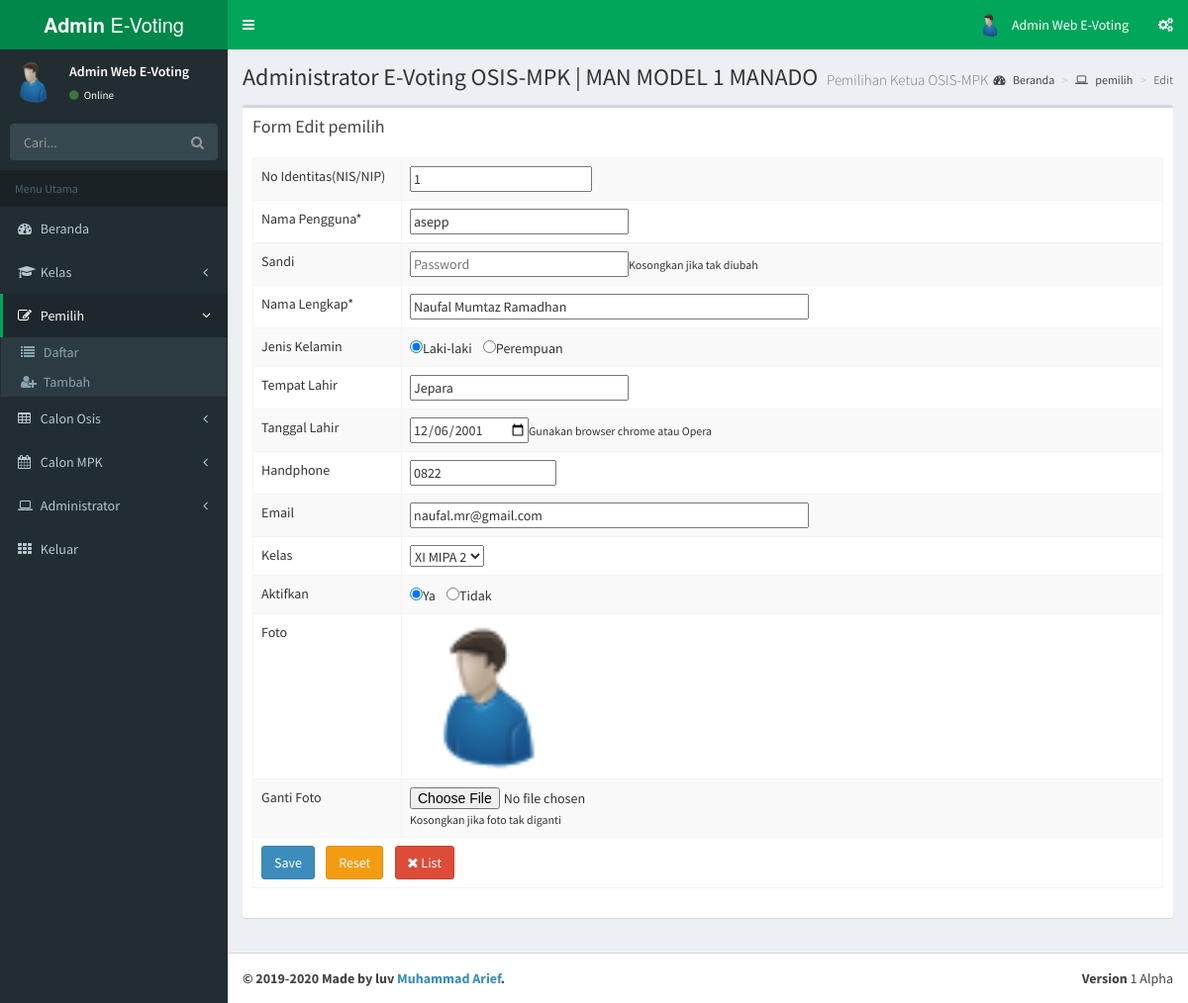
The app's page /admin/menuindex.php?u=pemilih&s=edit&nis=1 (signed in) with its own data.
### tables this page shows
CREATE TABLE `pemilih` (
  `nis` varchar(16) NOT NULL,
  `username` varchar(25) NOT NULL,
  `password` varchar(32) NOT NULL,
  `nama` varchar(50) NOT NULL,
  `jk` varchar(1) NOT NULL,
  `tempatlahir` varchar(30) NOT NULL,
  `tanggallahir` date NOT NULL,
  `idkelas` varchar(2) NOT NULL,
  `email` varchar(50) NOT NULL,
  `hp` varchar(15) NOT NULL,
  `aktif` enum('Y','T') NOT NULL DEFAULT 'T',
  `memilih` varchar(1) NOT NULL,
  `foto` varchar(50) NOT NULL
);

CREATE TABLE `kelas` (
  `idkelas` int(2) NOT NULL,
  `kelas` varchar(30) NOT NULL,
  `jumlah` int(2) NOT NULL
);

### admin/modul/pemilih/edit.php (the view)
<?php include "atas.php"; ?>
<div class="content-wrapper">
	<section class="content-header">
		<h1>
			Administrator E-Voting OSIS-MPK | MAN MODEL 1 MANADO
			<small>Pemilihan Ketua OSIS-MPK</small>
		</h1>
		<ol class="breadcrumb">
			<li><a href="."><i class="fa fa-dashboard"></i> Beranda</a></li>
			<li><a href="?u=pemilih"><i class="fa fa-laptop"></i> pemilih</a></li>
			<li class="active">Edit</li>
		</ol>
	</section>
	<section class="content">
		<div class="row">
			<div class="col-xs-12">
				<div class="box">
					<div class="box-header">
						<h3 class="box-title">Form Edit pemilih</h3>
					</div>
					<div class="box-body">
						<?php
						$id = $_GET['nis'];
						include "../aksesDB.php";
						$sql = "SELECT * FROM pemilih WHERE nis='$id'";
						$query = mysqli_query($sambungDB, $sql);
						$r = mysqli_fetch_assoc($query);
						?>
						<form action="?u=pemilih&s=update" method="post" enctype="multipart/form-data">
							<table id="pilkasis1" class="table table-bordered table-hover table-striped">
								<tbody>
									<tr>
										<td width=150>No Identitas(NIS/NIP)</td>
										<td><input type="number" name="nis" value="<?php echo $r['nis']; ?>" readonly /></td>
									</tr>
									<tr>
										<td width=150>Nama Pengguna*</td>
										<td><input type="text" name="username" placeholder="Username" size="25px" maxlength="25px" value="<?php echo $r['username']; ?>" required /></td>
									</tr>
									<tr>
										<td>Sandi</td>
										<td><input type="password" name="password" placeholder="Password" size="25px" maxlength="32px" /><small>Kosongkan jika tak diubah</small></td>
									</tr>
									<tr>
										<td>Nama Lengkap*</td>
										<td><input type="text" name="nama" placeholder="Nama" size="50px" maxlength="50px" value="<?php echo $r['nama']; ?>" required /></td>
									</tr>
									<tr>
										<td>Jenis Kelamin</td>
										<td><input type="radio" name="jk" id="jkl" value="L" <?php if ($r['jk'] == 'L') echo " checked"; ?> />Laki-laki &nbsp;&nbsp;
											<input type="radio" name="jk" id="jkp" value="P" <?php if ($r['jk'] == 'P') echo " checked"; ?> />Perempuan</td>
									</tr>
									<tr>
										<td>Tempat Lahir</td>
										<td><input type="text" name="tempatl" placeholder="Kota/Kab. Tempat Lahir" size="25px" maxlength="30px" value="<?php echo $r['tempatlahir']; ?>" /></td>
									</tr>
									<tr>
										<td>Tanggal Lahir</td>
										<td><input type="date" name="tanggall" placeholder="Tanggal Lahir" value="<?php echo $r['tanggallahir']; ?>" /><small>Gunakan browser chrome atau Opera</small></td>
									</tr>
									<tr>
										<td>Handphone</td>
										<td><input type="text" name="hp" placeholder="HP" size="15px" maxlength="15px" value="<?php echo $r['hp']; ?>" /></td>
									</tr>
									<tr>
										<td>Email</td>
										<td><input type="email" name="email" placeholder="Email" size="50px" maxlength="50px" value="<?php echo $r['email']; ?>" /></td>
									</tr>
									<tr>
										<td>Kelas</td>
										<td>
											<select name="kelas">
												<?php
												$sql2 = "SELECT * FROM kelas ORDER BY kelas";
												$query2 = mysqli_query($sambungDB, $sql2);
												while ($r2 = mysqli_fetch_assoc($query2)) {
													echo "<option value='" . $r2['idkelas'] . "'";
													echo $r2['idkelas'] == $r['idkelas'] ? "selected" : "";
													echo ">" . $r2['kelas'] . "</option>";
												}
												?>
											</select>
										</td>
									</tr>
									<tr>
										<td>Aktifkan</td>
										<td><input type="radio" name="aktif" id="aktifY" value="Y" <?php if ($r['aktif'] == 'Y') echo " checked"; ?> />Ya &nbsp;&nbsp;
											<input type="radio" name="aktif" id="aktifT" value="T" <?php if ($r['aktif'] == 'T') echo " checked"; ?> />Tidak</td>
									</tr>
									<tr>
										<td>Foto</td>
										<td>
											<?php
											if ($r['foto'] != '') {
												echo "<img src=\"../images/user/$r[foto]\" height=150 />";
											} else {
												echo "<img src=\"../images/user/admin.jpg\">";
											}
											?>
									</tr>
									<tr>
										<td>Ganti Foto</td>
										<td><input type="file" name="foto" accept="image/*" /><small>Kosongkan jika foto tak diganti</small></td>
									</tr>
									<tr>
										<td colspan=3>
											<input type="submit" name="simpan" value="Save" class="btn btn-large btn-primary" />&nbsp;&nbsp;&nbsp;
											<input type="reset" name="reset" value="Reset" class="btn btn-large btn-warning" />&nbsp;&nbsp;&nbsp;
											<a href="?u=pemilih" class="btn btn-large btn-danger"><i class="fa fa-times"></i> List</a></td>
									</tr>
								</tbody>
							</table>
						</form>
					</div>
				</div>
			</div>
		</div>
	</section>
	<?php include "bawah.php"; ?>

### records on screen
pemilih: nis "1", username "asepp", nama "Naufal Mumtaz Ramadhan", jk "☑", tempatl "Jepara", tanggall "12/06/2001", hp "0822", email "naufal.mr@gmail.com", kelas "XI MIPA 2", aktif "☑", foto (picture)

### other values on screen
$_SESSION['namakandidat'] "Admin Web E-Voting"
